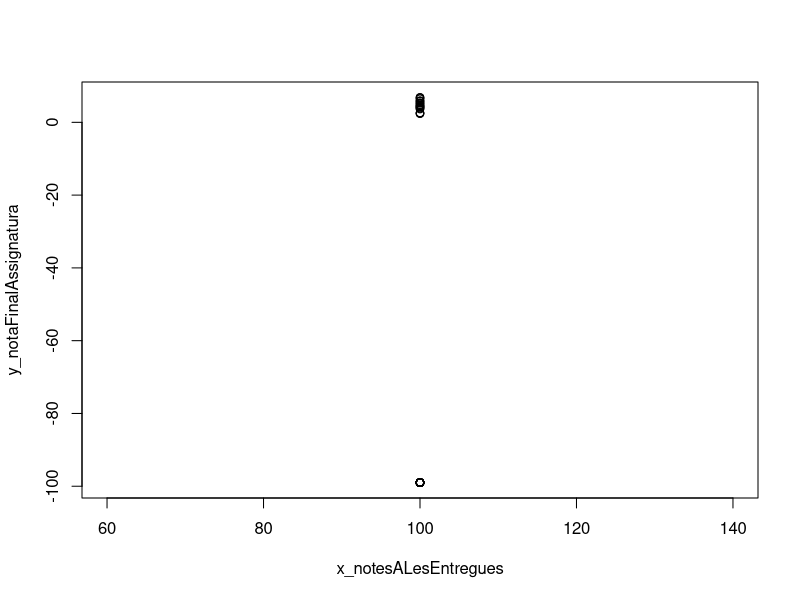

Source code (R): (Note: this script raises an error after producing the figure.)
library(ggplot2)
library(dplyr)

notes = read.csv("notes_arreglat.csv")
trameses = read.csv("trameses_arreglat.csv")
activitats = read.csv("activitats_with_shared.csv")


# Correlació entre variables i nota final

# Exercics d'aula (com que són poques, les fiquem al mateix sac)
exercicisAula = activitats[activitats$label %in% c(1, 2, 5), ]
#exercicisAula = exercicisAula[!grepl("Recupera", exercicisAula$activitat), ]

idAlumne = c()
gradeActivitatsOpcionals = c()
notaFinal = c()

for (i in 1:length(exercicisAula$activitat_id)) {
  idActivitat = exercicisAula$activitat_id[i]
  for (j in 1:length(trameses$grade[trameses$activitat_id == idActivitat])) {
    idAlumne = c(idAlumne, trameses$userid[j])
    gradeActivitatsOpcionals = c(gradeActivitatsOpcionals, trameses$grade[j])
    notaFinal = c(notaFinal, notes$notaFinal[notes$userid == trameses$userid[j]])
  }
}


finalIDAlumne = c()
finalMeanGrade = c()
finalNotaFinal = c()
for (i in 1:length(unique(idAlumne))) {
  id = unique(idAlumne)[i]
  notesAPromitjar = c()
  finalGrade = -99
  for (j in 1:length(idAlumne)){
    if (idAlumne[j] == id) {
      notesAPromitjar = c(notesAPromitjar, gradeActivitatsOpcionals[j])
      finalGrade = notaFinal[j]
    }
  }
  promig = mean(notesAPromitjar)
  
  finalIDAlumne = c(finalIDAlumne, id)
  finalMeanGrade = c(finalMeanGrade, promig)
  finalNotaFinal = c(finalNotaFinal, finalGrade)
}

x_notesALesEntregues = finalMeanGrade
y_notaFinalAssignatura = finalNotaFinal

plot(x_notesALesEntregues, y_notaFinalAssignatura)




problemesIEntregues = activitats[activitats$label %in% c(1, 2), ]
activitatsOpcionals = activitats[activitats$label == 3, ]



# Labels 
# 1. Problema
# 2. Entrega / Pràctica
# 3. (Opcional)
# 4. Exercici d'exàmen
# 5. Exercici d'aula


# Com influeix la nota dels problemes/lliuraments???

notes$FactorNotaProblemes = rep(-99, length(notes$notaProblemes))
for (i in 1:length(notes$notaProblemes)) {
  factor = -99
  if (notes$notaProblemes[i] < 0.5) factor = 1
  else if (notes$notaProblemes[i] < 1.5) factor = 2
  else if (notes$notaProblemes[i] < 2.5) factor = 3
  else if (notes$notaProblemes[i] < 3.5) factor = 4
  else factor = 5
  notes$FactorNotaProblemes[i] = factor
}


summary(notes$notaFinal[notes$notaProblemes > 3])
summary(notes$notaFinal[notes$notaProblemes < 3 & notes$notaProblemes > 2])
summary(notes$notaFinal[notes$notaProblemes < 2 & notes$notaProblemes > 1])
summary(notes$notaFinal[notes$notaProblemes < 1])


cor(notes$FactorNotaProblemes, notes$notaFinal)
pairwise.t.test(notes$notaFinal, notes$FactorNotaProblemes)

anova = aov(notes$notaFinal ~ notes$FactorNotaProblemes)
summary(anova)

for (i in 1:length(notes$FactorNotaProblemes)) {
  factorCategoric = ""
  if (notes$notaProblemes[i] < 0.5) factorCategoric = "0 - 1.25"
  else if (notes$notaProblemes[i] < 1.5) factorCategoric = "1.25 - 3.75"
  else if (notes$notaProblemes[i] < 2.5) factorCategoric = "3.75 - 6.25"
  else if (notes$notaProblemes[i] < 3.5) factorCategoric = "6.25 - 8.75"
  else factorCategoric = "8.75 - 10"
  notes$FactorNotaProblemes[i] = factorCategoric
}

boxplot(notes$notaFinal ~ notes$FactorNotaProblemes, xlab = "Nota Problemes i Lliuraments (Factor)", ylab = "Nota Final Assignatura")

#######################################

# Com influeix el parcial???

notesHiHaParcial = notes[!is.na(notes$P_Grade), ]

cor(notesHiHaParcial$P_Grade, notesHiHaParcial$notaFinal)

notesHiHaParcial$FactorNotaParcial = rep("", length(notesHiHaParcial$P_Grade))
for (i in 1:length(notesHiHaParcial$P_Grade)) {
  factor = ""
  if (notesHiHaParcial$P_Grade[i] < 2) factor = "0 - 2"
  else if (notesHiHaParcial$P_Grade[i] < 4) factor = "2 - 4"
  else if (notesHiHaParcial$P_Grade[i] < 6) factor = "4 - 6"
  else if (notesHiHaParcial$P_Grade[i] < 8) factor = "6 - 8"
  else factor = "8 - 10"
  notesHiHaParcial$FactorNotaParcial[i] = factor
}


boxplot(notesHiHaParcial$notaFinal ~ notesHiHaParcial$FactorNotaParcial, xlab = "Nota Exàmen Parcial (Factor)", ylab = "Nota Final Assignatura")

pairwise.t.test(notesHiHaParcial$notaFinal, notesHiHaParcial$FactorNotaParcial)

#######################################


